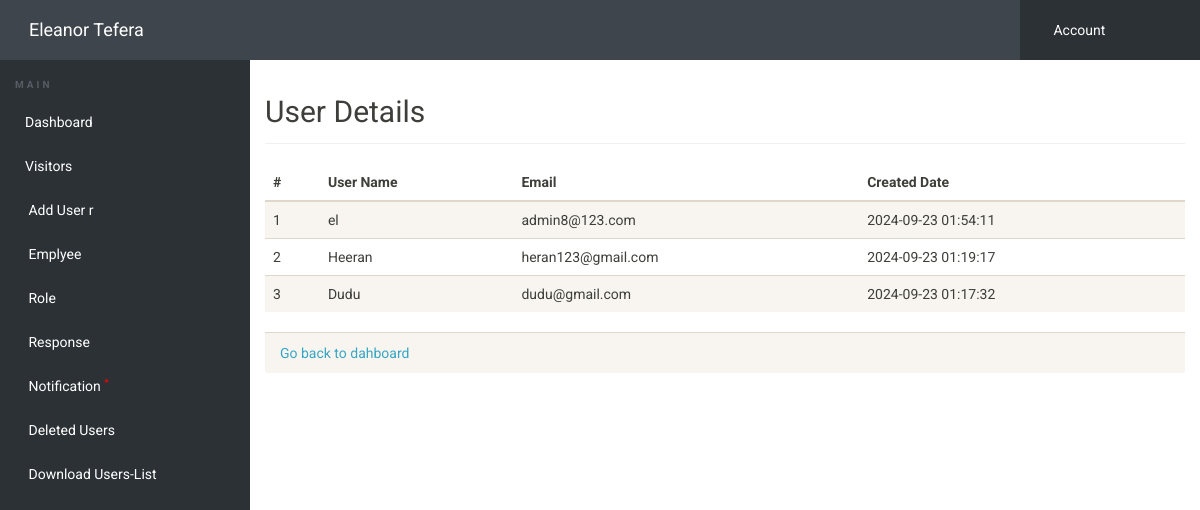
Page /admin/userdetails.php (signed in) on the committed database.
### tables this page shows
CREATE TABLE `users01` (
  `id` int(11) NOT NULL,
  `name` varchar(100) DEFAULT NULL,
  `email` varchar(100) DEFAULT NULL,
  `password` varchar(255) DEFAULT NULL,
  `role` enum('admin','employee') DEFAULT NULL,
  `created_at` timestamp NOT NULL DEFAULT current_timestamp()
);

### admin/userdetails.php (the view, shortened to what this page needs)
<?php
include('includes/config.php');
if(strlen($_SESSION['alogin']) == 0) {
    header('location:index.php');
} else {
?>
<!doctype html>
<html lang="en" class="no-js">
<head>
    <link rel="stylesheet" href="css/bootstrap.min.css">
    <link rel="stylesheet" href="css/style.css">
</head>
<body>
<?php include('includes/header.php'); ?>
    <div class="ts-main-content">
        <?php include('includes/leftbar.php'); ?>
        <div class="content-wrapper">
            <div class="container-fluid">
                <h2 class="page-title">User Details</h2>
                <table class="table table-striped">
                    <thead>
                        <tr>
                            <th>#</th>
                            <th>User Name</th>
                            <th>Email</th>
                            <th>Created Date</th>
                        </tr>
                    </thead>
                    <tbody>
                        <?php
                        $sql = "SELECT * FROM users01 ORDER BY created_at DESC";
                        $query = $dbh->prepare($sql);
                        $query->execute();
                        $results = $query->fetchAll(PDO::FETCH_OBJ);
                        $cnt = 1;
                        foreach ($results as $result) {
                        ?>
                            <tr>
                                <td><?php echo htmlentities($cnt); ?></td>
                                <td><?php echo htmlentities($result->name); ?></td>
                                <td><?php echo htmlentities($result->email); ?></td>
                                <td><?php echo htmlentities($result->created_at); ?></td>
                            </tr>
                        <?php $cnt++; } ?>
                    </tbody>
                </table>
                <a href="admin_dashboard.php" class="block-anchor panel-footer">Go back to dahboard <i class="fa fa-arrow-left"></i></a>
            </div>
        </div>
    </div>
</body>
</html>
<?php } ?>

### admin/css/style.css (style rules this page uses)
html { font-size: 14px; }
@media only screen and (min-width: 480px) { html { font-size: 17px; } }
@media only screen and (min-width: 768px) { html { font-size: 14px; } }
body { font-size: 1em; }
a { color: #37a6c4; }
.block-anchor { display: block; }
.page-title { padding-bottom: 15px; margin-bottom: 20px; border-bottom: 1px solid #f0f0f0; }
.ts-main-content .content-wrapper { padding-top: 15px; margin-top: 60px; }
@media only screen and (min-width: 992px) { .ts-main-content .content-wrapper { margin-left: 250px; } }

### rows in the picture
users01: name "el", email "admin8@123.com", created_at "2024-09-23 01:54:11"
users01: name "Heeran", email "heran123@gmail.com", created_at "2024-09-23 01:19:17"
users01: name "Dudu", email "dudu@gmail.com", created_at "2024-09-23 01:17:32"
